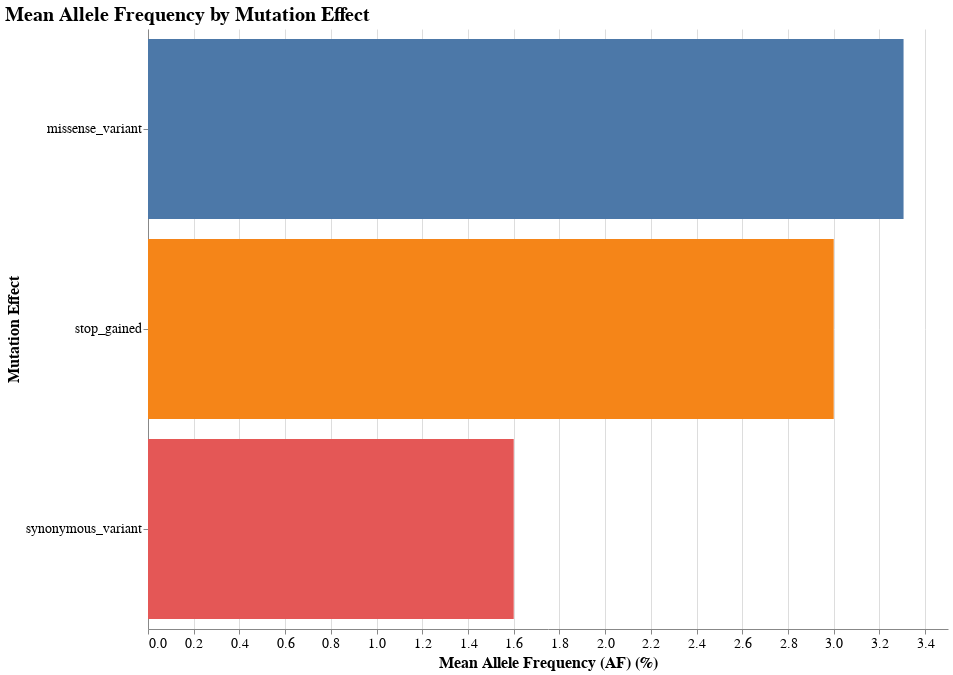

Notebook code for this chart:
### Code cell
# make plot - convert AF to percent 
effect_means['AF'] = effect_means['AF'] * 100
gene_means['AF'] = gene_means['AF'] * 100

# make plot - mean AF by mutation effect 
effect_chart = alt.Chart(effect_means).mark_bar().encode(
    x=alt.X('AF:Q', title='Mean Allele Frequency (AF) (%)', axis=alt.Axis(grid=True)),
    y=alt.Y('EFFECT:N', sort='-x', title='Mutation Effect'),
    color=alt.Color('EFFECT:N', legend=None)
).properties(
    title='Mean Allele Frequency by Mutation Effect',
    width=800,
    height=600
).configure_axis(
    labelFontSize=14,
    titleFontSize=16,
    labelFont='Arial',
    titleFont='Arial'
).configure_title(
    fontSize=20,
    font='Arial',
    anchor='start',
    fontWeight='bold'
).configure_view(
    strokeOpacity=0
)

# make plot - mean AF by gene 
gene_chart = alt.Chart(gene_means).mark_bar().encode(
    x=alt.X('AF:Q', title='Mean Allele Frequency (AF) (%)', axis=alt.Axis(grid=True)),
    y=alt.Y('GENE:N', sort='-x', title='Gene'),
    color=alt.Color('GENE:N', legend=None)
).properties(
    title='Mean Allele Frequency by Gene',
    width=800,
    height=600
).configure_axis(
    labelFontSize=14,
    titleFontSize=16,
    labelFont='Arial',
    titleFont='Arial'
).configure_title(
    fontSize=20,
    font='Arial',
    anchor='start',
    fontWeight='bold'
).configure_view(
    strokeOpacity=0
)


effect_chart.display()
gene_chart.display()

### Figure 1 — Vega-Lite specification as saved in the notebook (floating-point values rounded to 4 significant figures)
{"config": {"view": {"continuousWidth": 300, "continuousHeight": 300, "strokeOpacity": 0}, "axis": {"labelFont": "Arial", "labelFontSize": 14, "titleFont": "Arial", "titleFontSize": 16}, "title": {"anchor": "start", "font": "Arial", "fontSize": 20, "fontWeight": "bold"}}, "data": {"name": "data-220e7909fe65b0b603e24dc81f7382b9"}, "mark": {"type": "bar"}, "encoding": {"color": {"field": "EFFECT", "legend": null, "type": "nominal"}, "x": {"axis": {"grid": true}, "field": "AF", "title": "Mean Allele Frequency (AF) (%)", "type": "quantitative"}, "y": {"field": "EFFECT", "sort": "-x", "title": "Mutation Effect", "type": "nominal"}}, "height": 600, "title": "Mean Allele Frequency by Mutation Effect", "width": 800, "$schema": "https://vega.github.io/schema/vega-lite/v5.17.0.json", "datasets": {"data-220e7909fe65b0b603e24dc81f7382b9": [{"EFFECT": "missense_variant", "AF": 3.306}, {"EFFECT": "stop_gained", "AF": 3.0}, {"EFFECT": "synonymous_variant", "AF": 1.6}]}}
